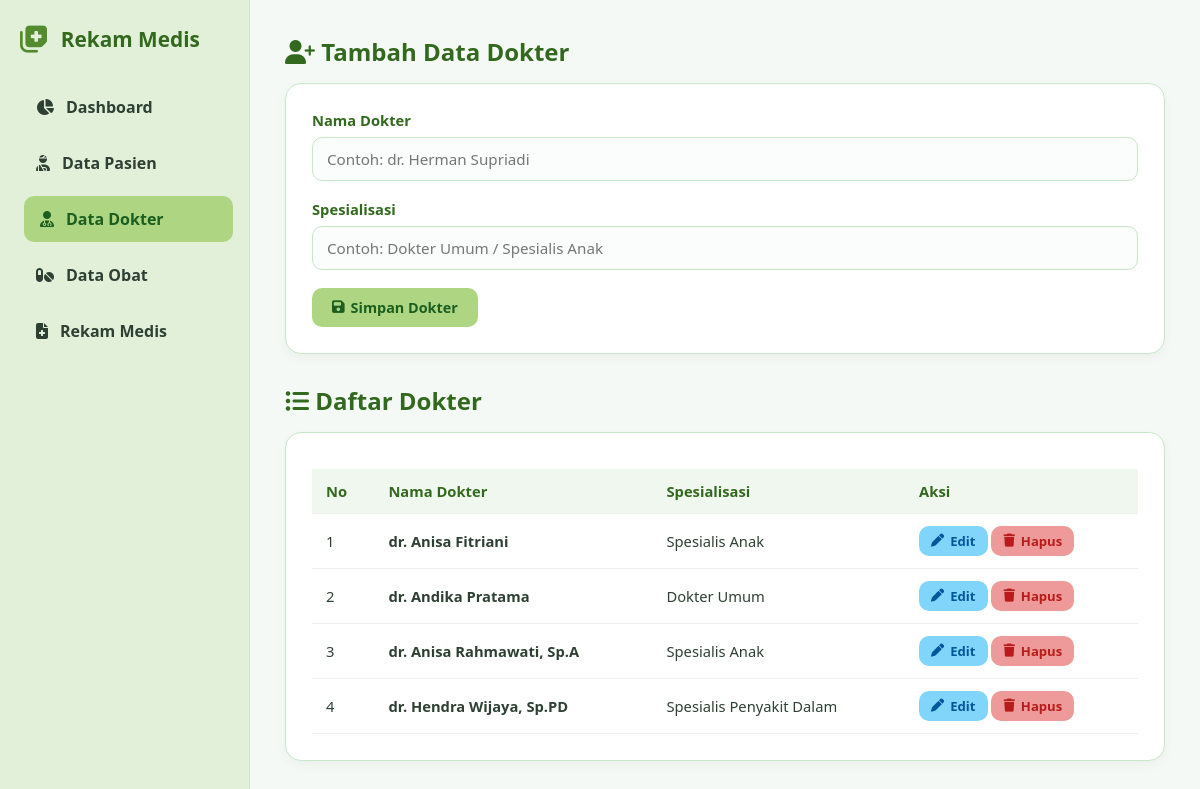
Screenshot of /dokter.php with the database file from the repository.
### tables this page shows
CREATE TABLE `dokter` (
  `id_dokter` int(11) NOT NULL,
  `nama_dokter` varchar(100) NOT NULL,
  `spesialisasi` varchar(50) NOT NULL
);

### dokter.php (the view, shortened to what this page needs)
<?php
require_once 'koneksi.php';
$edit_data = ['id_dokter'=>'', 'nama_dokter'=>'', 'spesialisasi'=>''];
?>
<!DOCTYPE html>
<html lang="id">
<head>
    <link rel="stylesheet" href="https://cdnjs.cloudflare.com/ajax/libs/font-awesome/6.4.0/css/all.min.css">
    <link rel="stylesheet" href="style.css">
</head>
<body>
    <div class="sidebar">
        <div class="sidebar-header">
            <i class="fa-solid fa-notes-medical"></i>
            <h2>Rekam Medis</h2>
        </div>
        <nav>
            <a href="index.php"><i class="fa-solid fa-chart-pie"></i> Dashboard</a>
            <a href="pasien.php"><i class="fa-solid fa-user-injured"></i> Data Pasien</a>
            <a href="dokter.php" class="active"><i class="fa-solid fa-user-doctor"></i> Data Dokter</a>
            <a href="obat.php"><i class="fa-solid fa-pills"></i> Data Obat</a>
            <a href="rekam_medis.php"><i class="fa-solid fa-file-medical"></i> Rekam Medis</a>
        </nav>
    </div>
    <div class="main-content">
        <h2 style="color: var(--primary-dark); margin-bottom: 15px;">
            <i class="fa-solid <?= ($edit_data['id_dokter'] != '') ? 'fa-pen-to-square' : 'fa-user-plus'; ?>"></i>
            <?= ($edit_data['id_dokter'] != '') ? 'Edit Data Dokter' : 'Tambah Data Dokter'; ?>
        </h2>
        <div class="table-container">
            <form action="dokter.php" method="POST">
                <div class="form-group">
                    <label>Nama Dokter</label>
                    <input type="text" name="nama_dokter" value="<?= $edit_data['nama_dokter']; ?>" placeholder="Contoh: dr. Herman Supriadi" required>
                </div>
                <div class="form-group">
                    <label>Spesialisasi</label>
                    <input type="text" name="spesialisasi" value="<?= $edit_data['spesialisasi']; ?>" placeholder="Contoh: Dokter Umum / Spesialis Anak" required>
                </div>
                <button type="submit" name="simpan" class="btn btn-primary">
                    <i class="fa-solid fa-floppy-disk"></i> Simpan Dokter
                </button>
            </form>
        </div>
        <h2 style="color: var(--primary-dark); margin-bottom: 15px;"><i class="fa-solid fa-list-ul"></i> Daftar Dokter</h2>
        <div class="table-container">
            <table>
                <thead>
                    <tr>
                        <th>No</th>
                        <th>Nama Dokter</th>
                        <th>Spesialisasi</th>
                        <th>Aksi</th>
                    </tr>
                </thead>
                <tbody>
                    <?php
                    $no = 1;
                    $query = mysqli_query($koneksi, "SELECT * FROM dokter ORDER BY id_dokter DESC");
                    if ($query && mysqli_num_rows($query) > 0) {
                        while ($d = mysqli_fetch_assoc($query)) {
                    ?>
                    <tr>
                        <td><?= $no++; ?></td>
                        <td><strong><?= $d['nama_dokter']; ?></strong></td>
                        <td><?= $d['spesialisasi']; ?></td>
                        <td>
                            <a href="dokter.php?edit=<?= $d['id_dokter']; ?>" class="btn btn-edit"><i class="fa-solid fa-pen"></i> Edit</a>
                            <a href="dokter.php?hapus=<?= $d['id_dokter']; ?>" class="btn btn-delete" onclick="return confirm('Hapus data dokter ini?')"><i class="fa-solid fa-trash"></i> Hapus</a>
                        </td>
                    </tr>
                    <?php
                        }
                    } else {
                        echo "<tr><td colspan='4' style='text-align:center; color:#888;'>Belum ada data dokter.</td></tr>";
                    }
                    ?>
                </tbody>
            </table>
        </div>
    </div>
</body>
</html>

### style.css (style rules this page uses)
:root { --bg-color: #f4f9f5; --sidebar-bg: #e2f0d9; --card-bg: #ffffff; --primary-color: #558b2f; --primary-light: #aed581; --primary-dark: #33691e; --text-color: #2e4033; --border-color: #c8e6c9; --accent-blue: #81d4fa; --accent-danger: #ef9a9a; }
* { box-sizing: border-box; margin: 0; padding: 0; font-family: 'Segoe UI', Tahoma, Geneva, Verdana, sans-serif; }
body { background-color: var(--bg-color); color: var(--text-color); display: flex; min-height: 100vh; }
.sidebar { width: 250px; background-color: var(--sidebar-bg); padding: 25px 20px; border-right: 1px solid var(--border-color); display: flex; flex-direction: column; }
.sidebar-header { display: flex; align-items: center; gap: 12px; margin-bottom: 30px; }
.sidebar-header i { font-size: 1.8rem; color: var(--primary-color); }
.sidebar-header h2 { font-size: 1.3rem; color: var(--primary-dark); }
.sidebar nav a { display: flex; align-items: center; gap: 12px; color: var(--text-color); text-decoration: none; padding: 12px 16px; border-radius: 10px; margin-bottom: 10px; font-weight: 600; transition: all 0.25s ease; }
.sidebar nav a:hover, .sidebar nav a.active { background-color: var(--primary-light); color: #1b5e20; transform: translateX(4px); }
.main-content { flex: 1; padding: 35px; overflow-y: auto; }
.table-container { background: var(--card-bg); padding: 26px; border-radius: 16px; box-shadow: 0 4px 12px rgba(0,0,0,0.04); border: 1px solid var(--border-color); margin-bottom: 30px; }
.form-group { margin-bottom: 18px; }
.form-group label { display: block; margin-bottom: 7px; font-weight: 600; font-size: 0.92rem; color: var(--primary-dark); }
.form-group input, .form-group select, .form-group textarea { width: 100%; padding: 11px 14px; border: 1.5px solid var(--border-color); border-radius: 10px; outline: none; font-size: 0.95rem; background-color: #fafdfb; transition: all 0.2s ease; }
.btn { display: inline-flex; align-items: center; gap: 6px; padding: 10px 20px; border-radius: 10px; text-decoration: none; font-size: 0.9rem; font-weight: 600; cursor: pointer; border: none; transition: all 0.2s ease; }
.btn-primary { background-color: var(--primary-light); color: #1b5e20; }
.btn-edit { background-color: var(--accent-blue); color: #01579b; padding: 6px 12px; font-size: 0.82rem; }
.btn-delete { background-color: var(--accent-danger); color: #b71c1c; padding: 6px 12px; font-size: 0.82rem; }
table { width: 100%; border-collapse: collapse; margin-top: 10px; }
th, td { padding: 12px 14px; text-align: left; border-bottom: 1px solid #f0f0f0; font-size: 0.92rem; }
th { background-color: #f0f7ee; color: var(--primary-dark); font-weight: 700; }

### rows the page displays
dokter: nama_dokter "dr. Anisa Fitriani", spesialisasi "Spesialis Anak"
dokter: nama_dokter "dr. Andika Pratama", spesialisasi "Dokter Umum"
dokter: nama_dokter "dr. Anisa Rahmawati, Sp.A", spesialisasi "Spesialis Anak"
dokter: nama_dokter "dr. Hendra Wijaya, Sp.PD", spesialisasi "Spesialis Penyakit Dalam"
